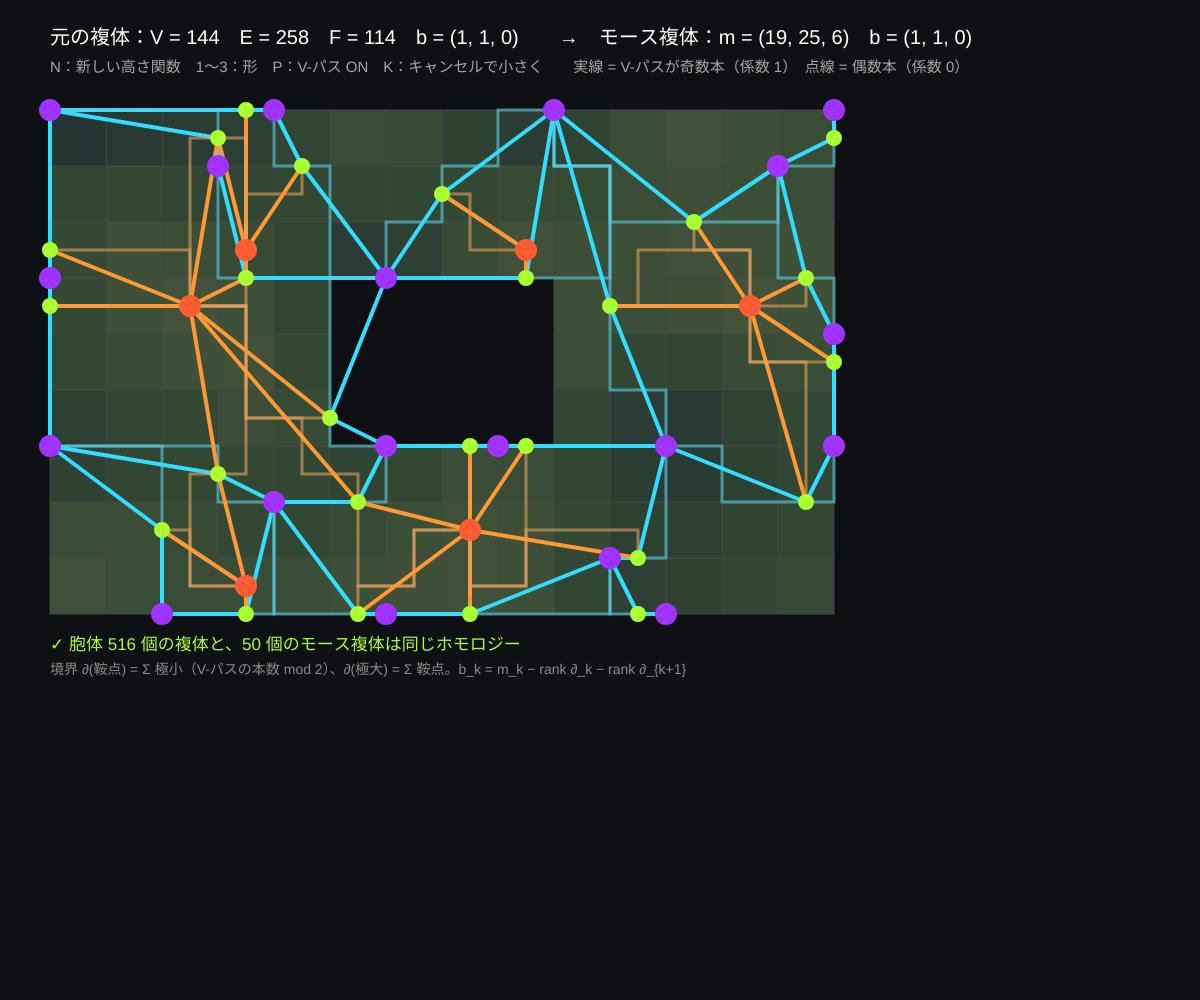
Frame 1 (no input)
Frame 60 (no input): identical to frame 1, image omitted
Frame 120 (the mouse pressed at the canvas centre since frame 60): identical to frame 1, image omitted

The p5.js sketch that drew this single still picture (run headless with seeded random() and noise() and a simulated clock; from frame 60 on, the mouse is pressed at the canvas centre):

// p5.js sketch
// ── sketch.js
// ============================================
// 08 モース複体 ─ 臨界胞体だけでできた小さな複体
// 臨界胞体を頂点にして、鞍点 → 極小、極大 → 鞍点 の V-パスの本数（mod 2）が 1 なら辺で結ぶ
//   これが「モース複体」。元の複体よりずっと小さいのに、ホモロジー（ベッチ数）は同じ ─ 離散モース理論の主定理
//   境界行列を Z2 で掃き出してモース複体のベッチ数を計算し、元の b_k とくらべる
// N = 新しい高さ関数 / 1〜3 = 円盤・円環・穴 2 つ / P = V-パスの表示 / K = キャンセルして小さくする
// ============================================

let nx = 14, ny = 9, cs = 56;     // ★ 格子の大きさ
let cx, pos, pair = [], h = [];
let ox = 50, oy = 110, shapeNo = 2, showPaths = true;
let mc = null;                     // モース複体 { nodes, edges, bettiM }

function setup() {
  createCanvas(windowWidth, windowHeight);
  colorMode(HSB, 360, 100, 100, 100);
  buildComplex();
}
function buildComplex() {
  let holes = shapeNo === 1 ? [] : shapeNo === 2 ? [[5, 3, 4, 3]] : [[3, 3, 3, 3], [8, 3, 3, 3]];
  cx = makeGridComplex(nx, ny, 'none', (i, j) => !holes.some(([x, y, w, hh]) => i >= x && i < x + w && j >= y && j < y + hh));
  pos = gridPositions(cx, ox, oy, cs);
  newHeight();
}
function newHeight() {
  noiseSeed(Math.floor(random(10000)));
  h = [];
  for (let i = 0; i <= nx; i++) for (let j = 0; j <= ny; j++) if (cx.vid[i][j] >= 0) h[cx.vid[i][j]] = noise(i * 0.35, j * 0.35) + 0.0001 * (i * 3 + j);
  pair = gradientFromHeight(cx, h);
  buildMorseComplex();
}

// ★ モース複体：臨界胞体の間の V-パスを数える（mod 2 が境界係数）
function buildMorseComplex() {
  let nodes = [], edges = [], idx = {};
  for (let c = 0; c < cx.cells.length; c++) if (pair[c] < 0) { idx[c] = nodes.length; nodes.push(c); }
  for (let c of nodes) if (cx.cells[c].dim > 0) {
    let count = {}, paths = descendPaths(cx, pair, c);
    for (let p of paths) { let e = p[p.length - 1]; count[e] = (count[e] || 0) + 1; }
    for (let e in count) edges.push({ a: c, b: Number(e), n: count[e], paths: paths.filter((p) => p[p.length - 1] === Number(e)) });
  }
  // Z2 の境界行列 ∂1（鞍点 → 極小）、∂2（極大 → 鞍点）の階数
  let byDim = [0, 1, 2].map((d) => nodes.filter((c) => cx.cells[c].dim === d));
  let rank = (d) => {
    let rows = byDim[d].map((c) => byDim[d - 1].map((e) => (edges.find((q) => q.a === c && q.b === e) || { n: 0 }).n % 2));
    let r = 0, ncol = byDim[d - 1].length;
    for (let col = 0; col < ncol && r < rows.length; col++) {
      let piv = -1; for (let i = r; i < rows.length; i++) if (rows[i][col]) { piv = i; break; }
      if (piv < 0) continue;
      [rows[r], rows[piv]] = [rows[piv], rows[r]];
      for (let i = 0; i < rows.length; i++) if (i !== r && rows[i][col]) for (let k = 0; k < ncol; k++) rows[i][k] ^= rows[r][k];
      r++;
    }
    return r;
  };
  let r1 = rank(1), r2 = rank(2);
  mc = { nodes, edges, m: byDim.map((q) => q.length), bettiM: [byDim[0].length - r1, byDim[1].length - r1 - r2, byDim[2].length - r2] };
}

function draw() {
  background(225, 30, 8);
  // 元の複体（うすく）
  noStroke();
  for (let i = 0; i < nx; i++) for (let j = 0; j < ny; j++) { let f = cx.fid[i][j]; if (f < 0) continue; let v = cx.cells[f].verts.reduce((s, q) => s + h[q], 0) / cx.cells[f].verts.length; fill(200 - v * 150, 30, 15 + v * 25); rect(ox + i * cs, oy + j * cs, cs, cs); }
  stroke(0, 0, 28); strokeWeight(1);
  for (let c = 0; c < cx.cells.length; c++) if (cx.cells[c].dim === 1) { let a = pos[cx.cells[c].verts[0]], b = pos[cx.cells[c].verts[1]]; line(a.x, a.y, b.x, b.y); }
  // モース複体の辺（V-パスまたは直線）
  for (let e of mc.edges) {
    let odd = e.n % 2 === 1, d = cx.cells[e.a].dim;
    if (showPaths) for (let p of e.paths) { stroke(d === 1 ? 190 : 30, 60, 90, odd ? 60 : 25); strokeWeight(odd ? 3 : 1.5); noFill(); beginShape(); for (let c of p) vertex(pos[c].x, pos[c].y); endShape(); }
    if (odd) { stroke(d === 1 ? 190 : 30, 80, 100); strokeWeight(4); line(pos[e.a].x, pos[e.a].y, pos[e.b].x, pos[e.b].y); }
    else { stroke(0, 0, 60); strokeWeight(2); drawingContext.setLineDash([6, 8]); line(pos[e.a].x, pos[e.a].y, pos[e.b].x, pos[e.b].y); drawingContext.setLineDash([]); }
  }
  // 節点 = 臨界胞体
  noStroke();
  for (let c of mc.nodes) { let d = cx.cells[c].dim; fill([272, 85, 12][d], 80, 100); circle(pos[c].x, pos[c].y, d === 1 ? 16 : 22); }

  let b = bettiNumbers(cx);
  fill(0, 0, 100); noStroke(); textSize(20); textAlign(LEFT, BASELINE);
  text('元の複体：V = ' + b.V + '　E = ' + b.E + '　F = ' + b.F + '　b = (' + b.b0 + ', ' + b.b1 + ', ' + b.b2 + ')　　→　モース複体：m = (' + mc.m.join(', ') + ')　b = (' + mc.bettiM.join(', ') + ')', ox, 44);
  fill(0, 0, 65); textSize(15);
  text('N：新しい高さ関数　1〜3：形　P：V-パス ' + (showPaths ? 'ON' : 'off') + '　K：キャンセルで小さく　　実線 = V-パスが奇数本（係数 1）　点線 = 偶数本（係数 0）', ox, 72);
  let same = mc.bettiM.every((v, k) => v === [b.b0, b.b1, b.b2][k]);
  fill(same ? 85 : 0, 80, 100); textSize(17);
  text((same ? '✓ ' : '✗ ') + '胞体 ' + (b.V + b.E + b.F) + ' 個の複体と、' + (mc.m[0] + mc.m[1] + mc.m[2]) + ' 個のモース複体は同じホモロジー', ox, oy + ny * cs + 36);
  fill(0, 0, 55); textSize(14);
  text('境界 ∂(鞍点) = Σ 極小（V-パスの本数 mod 2）、∂(極大) = Σ 鞍点。b_k = m_k − rank ∂_k − rank ∂_{k+1}', ox, oy + ny * cs + 60);
}

// K：V-パスが 1 本のペアを 1 つキャンセル（07 と同じ）
function cancelOne() {
  for (let e of mc.edges) if (e.n === 1) { let p = e.paths[0]; for (let k = 0; k + 1 < p.length; k += 2) { pair[p[k]] = p[k + 1]; pair[p[k + 1]] = p[k]; } buildMorseComplex(); return; }
}
function keyPressed() {
  if (key === 'n' || key === 'N') newHeight();
  if (key === 'p' || key === 'P') showPaths = !showPaths;
  if (key === 'k' || key === 'K') cancelOne();
  if (key === '1' || key === '2' || key === '3') { shapeNo = Number(key); buildComplex(); }
}

// ---------- やってみよう ----------
// 1. 点線（V-パスが 2 本）の辺を見つけよう。2 本のパスは極小のどちら側を通っている？
// 2. K を押し続けると節点が減っていく。最後にはモース複体に何が残る？ b はずっと同じ？
// 3. 円環（2）で鞍点が 1 つだけになったとき、その鞍点の ∂ はなぜ 0 になる？（2 本のパスが同じ極小に）
// 4. モース複体の辺を「鞍点 → 極小」だけにすると、残った成分の数が b0。その理由を考えよう


// ==================================================
// ここから下は「離散モース理論の道具」
//   格子の胞体複体をつくる・ベッチ数を数える・高さ関数から勾配場をつくる・V-パスをたどる
// ==================================================

// 格子（nx × ny マス）の胞体複体。ident は辺の同一視：'none' | 'torus' | 'sphere' | 'klein'
//   mask(i, j) が false のマス（面）は入れない（穴のある複体をつくる）
//   返り値 cx：cells = [{ dim, verts, faces, cofaces }]（頂点 → 辺 → 面の順に番号）
//             vid[i][j]・eh[i][j]（横の辺）・ev[i][j]（縦の辺）・fid[i][j] = 格子の位置 → 胞体番号（なければ -1）


// ==================================================
// ここから下は「離散モース理論の道具」
//   格子の胞体複体をつくる・高さ関数から勾配場をつくる・V-パスをたどる・ベッチ数を数える・描く
// ==================================================

// 格子（nx × ny マス）の胞体複体。ident は辺の同一視：'none' | 'torus' | 'sphere' | 'klein'
//   mask(i, j) が false のマス（面）は入れない（穴のある複体をつくる）
//   返り値 cx：cells = [{ dim, verts, faces, cofaces }]（頂点 → 辺 → 面の順に番号）
//             vid[i][j]・eh[i][j]（横の辺）・ev[i][j]（縦の辺）・fid[i][j] = 格子の位置 → 胞体番号（なければ -1）
function makeGridComplex(nx, ny, ident, mask) {
  ident = ident || 'none';
  let canon = (i, j) => {
    if (ident === 'torus') { i = i % nx; j = j % ny; }
    else if (ident === 'klein') { if (i === nx) { i = 0; j = ny - j; } if (j === ny) j = 0; }
    else if (ident === 'sphere') { if (j === 0) { j = i; i = 0; } else if (i === nx) { i = j; j = ny; } }
    return i + ',' + j;
  };
  let cells = [], keyId = {};
  let getCell = (k, dim, verts) => { if (keyId[k] === undefined) { keyId[k] = cells.length; cells.push({ dim, verts, faces: [], cofaces: [] }); } return keyId[k]; };
  let vid = [], eh = [], ev = [], fid = [];
  for (let i = 0; i <= nx; i++) { vid[i] = []; eh[i] = []; ev[i] = []; fid[i] = []; for (let j = 0; j <= ny; j++) { vid[i][j] = -1; eh[i][j] = -1; ev[i][j] = -1; fid[i][j] = -1; } }
  let keep = (i, j) => i >= 0 && j >= 0 && i < nx && j < ny && (!mask || mask(i, j));
  for (let i = 0; i <= nx; i++) for (let j = 0; j <= ny; j++)
    if (keep(i, j) || keep(i - 1, j) || keep(i, j - 1) || keep(i - 1, j - 1)) { let v = getCell('v' + canon(i, j), 0, []); cells[v].verts = [v]; vid[i][j] = v; }
  // 辺は「格子のどの位置の辺か」で同一視する（同じ 2 頂点をもつ別の辺もあるので頂点の組では区別しない）
  let canonE = (i, j, dir) => {
    if (ident === 'torus') { i = i % nx; j = j % ny; }
    else if (ident === 'klein') { if (dir === 'h' && j === ny) j = 0; if (dir === 'v' && i === nx) { i = 0; j = ny - j - 1; } }
    else if (ident === 'sphere') { if (dir === 'h' && j === 0) { dir = 'v'; j = i; i = 0; } else if (dir === 'v' && i === nx) { dir = 'h'; i = j; j = ny; } }
    return 'e' + dir + i + ',' + j;
  };
  let addEdge = (k, a, b) => (a < 0 || b < 0 || a === b) ? -1 : getCell(k, 1, [Math.min(a, b), Math.max(a, b)]);
  for (let i = 0; i <= nx; i++) for (let j = 0; j <= ny; j++) {
    if (i < nx && (keep(i, j) || keep(i, j - 1))) eh[i][j] = addEdge(canonE(i, j, 'h'), vid[i][j], vid[i + 1][j]);
    if (j < ny && (keep(i, j) || keep(i - 1, j))) ev[i][j] = addEdge(canonE(i, j, 'v'), vid[i][j], vid[i][j + 1]);
  }
  for (let i = 0; i < nx; i++) for (let j = 0; j < ny; j++) {
    if (!keep(i, j)) continue;
    let vs = [...new Set([vid[i][j], vid[i + 1][j], vid[i][j + 1], vid[i + 1][j + 1]])].sort((a, b) => a - b);
    let f = getCell('f' + i + ',' + j, 2, vs);
    fid[i][j] = f;
    for (let e of [eh[i][j], eh[i][j + 1], ev[i][j], ev[i + 1][j]]) if (e >= 0) { cells[e].ncof = (cells[e].ncof || 0) + 1; if (!cells[f].faces.includes(e)) cells[f].faces.push(e); }
  }
  for (let c = 0; c < cells.length; c++) {
    if (cells[c].dim === 1) cells[c].faces = cells[c].verts.slice();
    for (let f of cells[c].faces) if (!cells[f].cofaces.includes(c)) cells[f].cofaces.push(c);
  }
  return { cells, nx, ny, vid, eh, ev, fid, ident };
}

// ベッチ数：b0 = つながった塊の数（Union-Find）、b2 = 閉じた曲面の数、b1 = b0 + b2 − χ（Z2 係数）
function bettiNumbers(cx) {
  let cells = cx.cells, V = 0, E = 0, F = 0;
  let parent = cells.map((c, i) => i);
  let find = (a) => { while (parent[a] !== a) { parent[a] = parent[parent[a]]; a = parent[a]; } return a; };
  let union = (a, b) => { a = find(a); b = find(b); if (a !== b) parent[a] = b; };
  for (let i = 0; i < cells.length; i++) {
    let c = cells[i];
    if (c.dim === 0) V++;
    else if (c.dim === 1) { E++; union(c.verts[0], c.verts[1]); }
    else { F++; for (let e of c.faces) if (cells[e].cofaces.length === 2) union(cells[e].cofaces[0], cells[e].cofaces[1]); }   // 辺を共有する面をつなぐ
  }
  let b0 = 0, closed = {};
  for (let i = 0; i < cells.length; i++) {
    if (cells[i].dim === 0 && find(i) === i) b0++;
    if (cells[i].dim === 2) { let r = find(i); if (closed[r] === undefined) closed[r] = true; for (let e of cells[i].faces) if ((cells[e].ncof || 0) !== 2) closed[r] = false; }   // ncof = 面に接する回数（折り返しは 2 回）
  }
  let b2 = Object.values(closed).filter((x) => x).length;
  let chi = V - E + F;
  return { b0, b1: b0 + b2 - chi, b2, chi, V, E, F };
}

// 高さ関数 h[頂点] から離散勾配場（ペアリング）をつくる（lower star 法：Robins ら 2011）
//   返り値 pair[胞体] = 矢印の相手の胞体番号、臨界なら -1
function gradientFromHeight(cx, h) {
  let cells = cx.cells, n = cells.length;
  let pair = new Array(n).fill(-1), done = new Array(n).fill(false);
  // 胞体の「値」= 頂点の高さを大きい順に並べた列（同じ高さは頂点番号で区別）
  let gval = cells.map((c) => c.verts.map((v) => [h[v], v]).sort((a, b) => b[0] - a[0] || b[1] - a[1]));
  let cmp = (a, b) => { let x = gval[a], y = gval[b]; for (let k = 0; k < Math.min(x.length, y.length); k++) { if (x[k][0] !== y[k][0]) return x[k][0] - y[k][0]; if (x[k][1] !== y[k][1]) return x[k][1] - y[k][1]; } return x.length - y.length; };
  for (let x = 0; x < n; x++) {
    if (cells[x].dim !== 0) continue;
    let inL = {}, L = [];                                   // x の lower star：x がいちばん高い頂点である胞体
    for (let e of cells[x].cofaces) if (gval[e][0][1] === x) { L.push(e); inL[e] = true; for (let f of cells[e].cofaces) if (gval[f][0][1] === x && !inL[f]) { L.push(f); inL[f] = true; } }
    done[x] = true;
    if (!L.length) continue;                                // 臨界な頂点（極小）
    let unpaired = (a) => cells[a].faces.filter((b) => inL[b] && !done[b]);
    let edges = L.filter((c) => cells[c].dim === 1).sort(cmp);
    let delta = edges[0];
    pair[x] = delta; pair[delta] = x; done[delta] = true;   // いちばん低い辺と x をペアに
    let pq0 = edges.slice(1), pq1 = [];
    let addCof = (a) => { for (let b of cells[a].cofaces) if (inL[b] && !done[b] && unpaired(b).length === 1 && !pq1.includes(b)) pq1.push(b); };
    addCof(delta);
    while (pq0.length || pq1.length) {
      while (pq1.length) {
        pq1.sort(cmp);
        let a = pq1.shift(), u = unpaired(a);
        if (u.length === 0) pq0.push(a);
        else { let b = u[0]; pair[a] = b; pair[b] = a; done[a] = done[b] = true; pq0 = pq0.filter((c) => c !== b); addCof(a); addCof(b); }
      }
      if (pq0.length) { pq0.sort(cmp); let g = pq0.shift(); done[g] = true; addCof(g); }   // g は臨界
    }
  }
  return pair;
}

// 臨界胞体 c（次元 k）から矢印をたどって下る V-パスをすべて集める（次元 k−1 の臨界胞体で終わる）
//   返り値：パス（胞体番号の列）の配列。閉路に出会ったパスには loop = true がつく
function descendPaths(cx, pair, c, maxLen) {
  let cells = cx.cells, out = [], path = [c], onPath = { [c]: true };
  let walk = () => {
    let a = path[path.length - 1];
    for (let b of cells[a].faces) {
      if (b === pair[a]) continue;
      let p = pair[b];
      if (p < 0) out.push(path.concat([b]));
      else if (cells[p].dim === cells[a].dim) {
        if (onPath[p]) { let q = path.concat([b, p]); q.loop = true; out.push(q); }
        else if (path.length < (maxLen || 4000)) { path.push(b, p); onPath[p] = true; walk(); path.pop(); path.pop(); onPath[p] = false; }
      }
    }
  };
  walk();
  return out;
}

// 各胞体の描く位置 pos[胞体] = { x, y }（頂点 = 格子点、辺 = 中点、面 = 中心。同一視された胞体は最初の位置）
function gridPositions(cx, ox, oy, cs) {
  let pos = new Array(cx.cells.length).fill(null);
  let put = (c, x, y) => { if (c >= 0 && !pos[c]) pos[c] = { x, y }; };
  for (let i = 0; i <= cx.nx; i++) for (let j = 0; j <= cx.ny; j++) {
    put(cx.vid[i][j], ox + i * cs, oy + j * cs);
    put(cx.eh[i][j], ox + (i + 0.5) * cs, oy + j * cs);
    put(cx.ev[i][j], ox + i * cs, oy + (j + 0.5) * cs);
    put(cx.fid[i][j], ox + (i + 0.5) * cs, oy + (j + 0.5) * cs);
  }
  return pos;
}
